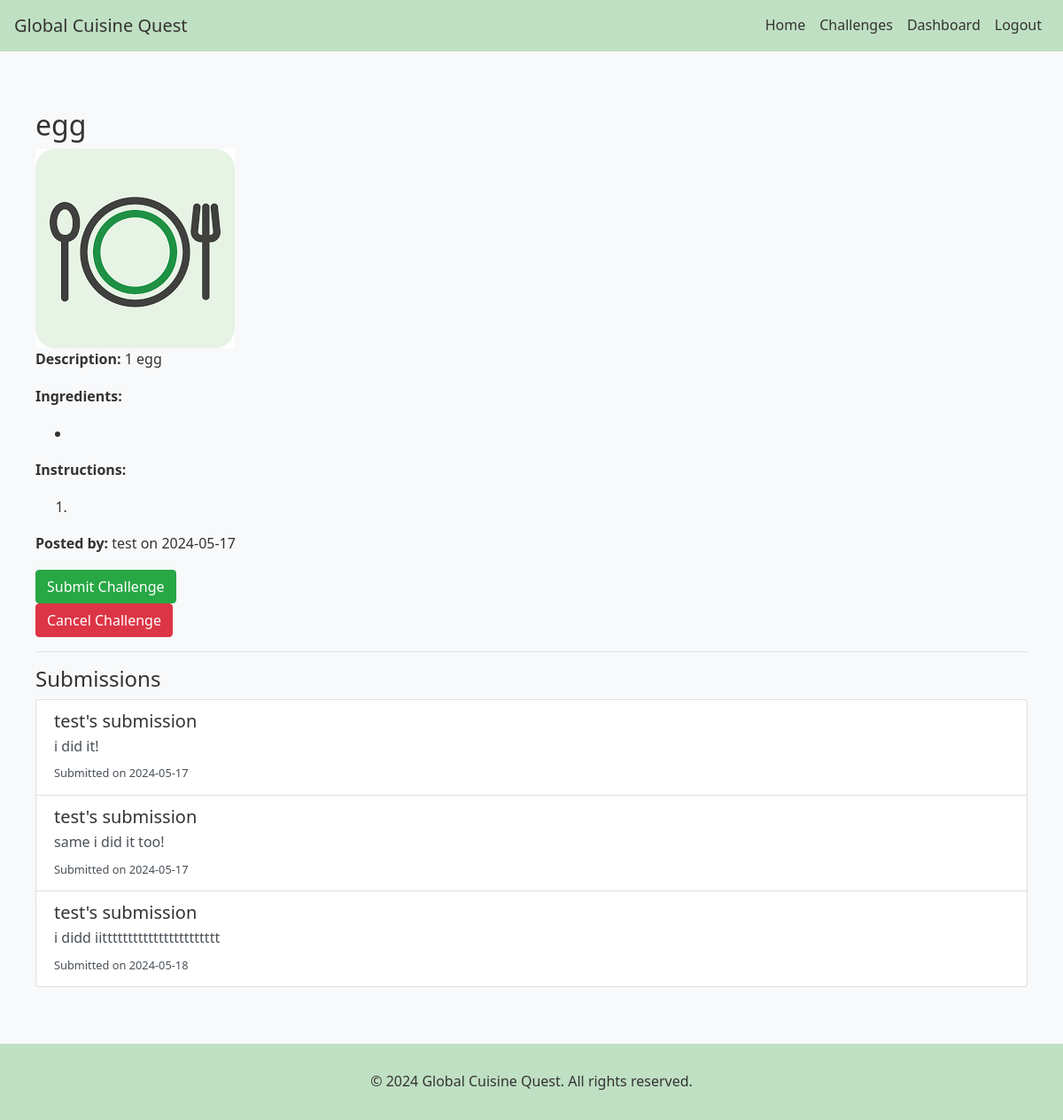
The app's page /challenge/4 (signed in), older data.
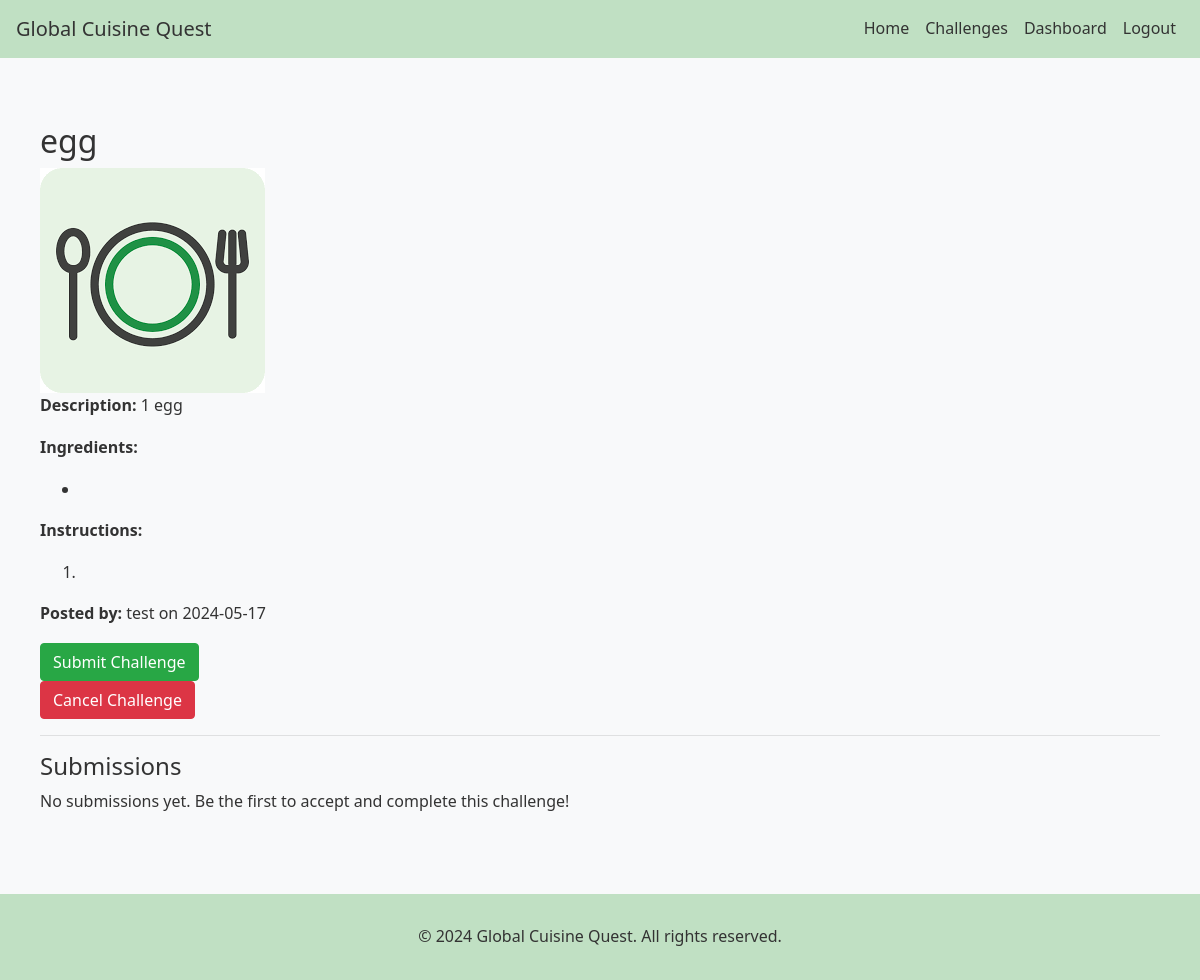
The same page, newer data.
### globalcuisine/models.py (models this page shows, shortened)
class Submission(db.Model):
    id = db.Column(db.Integer, primary_key=True)
    comment = db.Column(db.Text)
    created_at = db.Column(db.DateTime, nullable=False, default=datetime.utcnow)
    user_id = db.Column(db.Integer, db.ForeignKey('user.id'), nullable=False)
    challenge_id = db.Column(db.Integer, db.ForeignKey('challenge.id'), nullable=False)

class User(UserMixin, db.Model):
    id = db.Column(db.Integer, primary_key=True)
    username = db.Column(db.String(100), unique=True, nullable=False)
    email = db.Column(db.String(120), unique=True, nullable=False)
    password_hash = db.Column(db.String(128))
    challenges = db.relationship('Challenge', backref='author', lazy=True)
    submissions = db.relationship('Submission', backref='user', lazy=True)
    active_challenges = db.relationship('ActiveChallenge', backref='user', lazy=True)
    completed_challenges = db.relationship('CompletedChallenge', backref='user', lazy=True)

### globalcuisine/main.py (the view)
@main.route('/challenge/<int:challenge_id>')
@login_required
def challenge_detail(challenge_id):
    challenge = Challenge.query.get_or_404(challenge_id)
    active_challenge = ActiveChallenge.query.filter_by(user_id=current_user.id, challenge_id=challenge_id).first()
    completed_challenge = CompletedChallenge.query.filter_by(user_id=current_user.id, challenge_id=challenge_id).first()
    submissions = Submission.query.filter_by(challenge_id=challenge_id).all()
    return render_template('challenge_detail.html', challenge=challenge, active_challenge=active_challenge,
                           completed_challenge=completed_challenge, submissions=submissions)

### globalcuisine/templates/challenge_detail.html
{% extends "base.html" %}
{% block content %}
<div class="container mt-4">
    <h2>{{ challenge.title }}</h2>
    <img src="{{ url_for('static', filename='images/' ~ challenge.image_filename) }}" alt="{{ challenge.title }}" class="img-fluid">
    <p><strong>Description:</strong> {{ challenge.description }}</p>
    <p><strong>Ingredients:</strong></p>
    <ul>
        {% for ingredient in challenge.ingredients.split(',') %}
            <li>{{ ingredient }}</li>
        {% endfor %}
    </ul>
    <p><strong>Instructions:</strong></p>
    <ol>
        {% for step in challenge.recipe_instructions.split(',') %}
            <li>{{ step }}</li>
        {% endfor %}
    </ol>
    <p><strong>Posted by:</strong> {{ challenge.author.username }} on {{ challenge.created_at.strftime('%Y-%m-%d') }}</p>
    {% if current_user.is_authenticated %}
        {% if active_challenge %}
            <form action="{{ url_for('main.submit_challenge', challenge_id=challenge.id) }}" method="post">
                <button type="submit" class="btn btn-success">Submit Challenge</button>
            </form>
            <form action="{{ url_for('main.cancel_challenge', challenge_id=challenge.id) }}" method="post" style="display:inline;">
                <button type="submit" class="btn btn-danger">Cancel Challenge</button>
            </form>
        {% elif completed_challenge %}
            <p>You have completed this challenge.</p>
        {% else %}
            <form action="{{ url_for('main.accept_challenge', challenge_id=challenge.id) }}" method="post">
                <button type="submit" class="btn btn-primary">Accept Challenge</button>
            </form>
        {% endif %}
    {% else %}
        <p><a href="{{ url_for('auth.login') }}">Log in</a> to accept or submit this challenge.</p>
    {% endif %}
    <hr>
    <h4>Submissions</h4>
    {% if submissions %}
        <div class="list-group">
            {% for submission in submissions %}
                <a href="#" class="list-group-item list-group-item-action">
                    <h5 class="mb-1">{{ submission.user.username }}'s submission</h5>
                    <p class="mb-1">{{ submission.comment | truncate(100) }}</p>
                    <small>Submitted on {{ submission.created_at.strftime('%Y-%m-%d') }}</small>
                </a>
            {% endfor %}
        </div>
    {% else %}
        <p>No submissions yet. Be the first to accept and complete this challenge!</p>
    {% endif %}
</div>
{% endblock %}

Row changes from the older to the newer data that the page shows:
removed Submission: user.username "test", comment "i did it!", created_at "2024-05-17"
removed Submission: user.username "test", comment "same i did it too!", created_at "2024-05-17"
removed Submission: user.username "test", comment "i didd iittttttttttttttttttttttt", created_at "2024-05-18"
Text that changed along with them:
text now shown: "No submissions yet. Be the first to accept and complete this challenge!"
